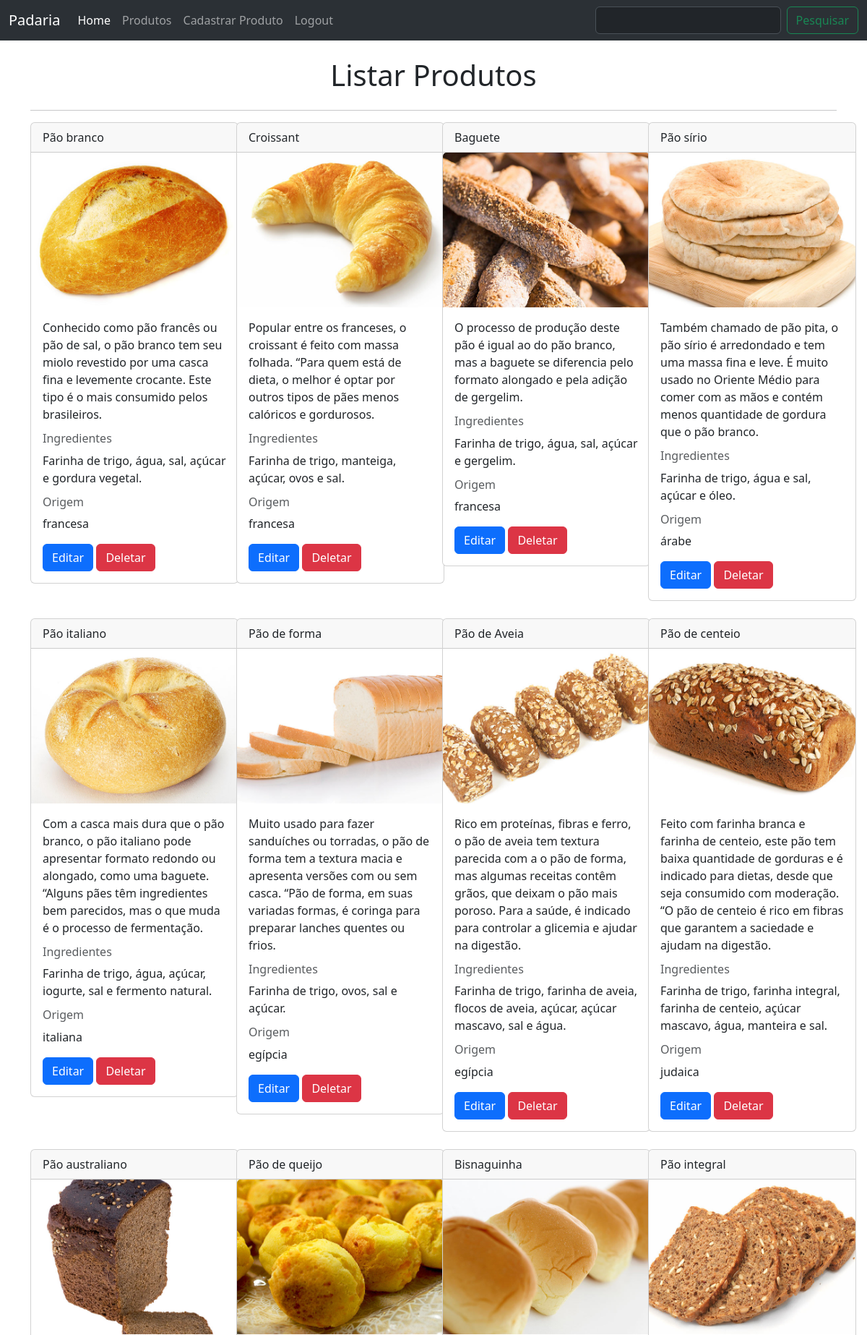
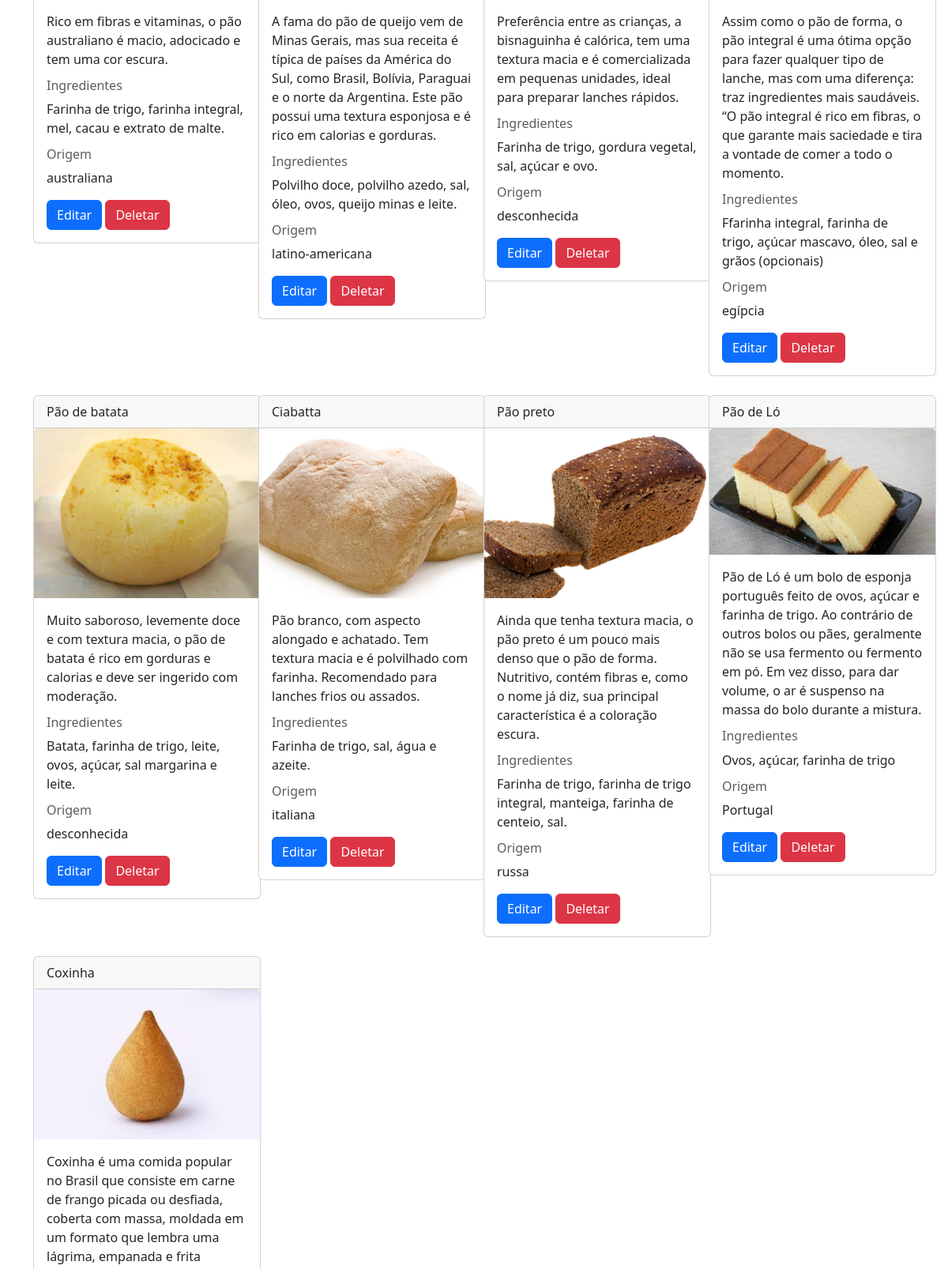
Page /listar_produtos (upper part) on the committed database (2 pictures, top to bottom).
### app.py (models this page shows, shortened)
class Product(db.Model):
    __tablename__ = "produto"
    id = db.Column(db.Integer, primary_key=True)
    nome = db.Column(db.String(100), nullable=False)
    descricao = db.Column(db.String(500))
    ingredientes = db.Column(db.String(500))
    origem = db.Column(db.String(100))
    imagem = db.Column(db.String(100))

### app.py (the view)
@app.route('/listar_produtos', methods=['GET', 'POST'])
@login_required
def listar_produtos():
    if request.method == 'POST':
        termo = request.form["pesquisa"]
        resultado = db.session.execute(db.select(Product).filter(
            Product.nome.like(f'%{termo}%'))).scalars()
        return render_template('produtos.html', produtos=resultado)
    else:
        produtos = db.session.execute(db.select(Product)).scalars()
        return render_template('produtos.html', produtos=produtos)

### templates/produtos.html (shortened to what this page needs)
{% extends "base.html" %}
{% block pesquisa %}
<form class="d-flex" role="search" action="{{url_for('listar_produtos')}}" method="post">
    <input class="form-control me-2" type="search" aria-label="Search" name="pesquisa">
    <button class="btn btn-outline-success" type="submit">Pesquisar</button>
</form>
{% endblock %}
{% block main %}
<div class="container">
    <br>
    <div  class="d-flex justify-content-center">
        <h1>Listar Produtos</h1>
    </div>
    <hr>
    <div class="row">
        {% for produto in produtos %}
            <div class="col-md-3">
                <div class="card" style="width: 18rem;">
                    <div class="card-header">
                        {{produto.nome}}
                    </div>
                    <img src="{{url_for('static', filename='images/' + produto.imagem)}}" class="card-img-top" alt="{{produto.nome}}">
                        <div class="card-body">
                            <p class="card-text">{{produto.descricao}}</p>
                            <h6 class="card-subtitle mb-2 text-body-secondary">Ingredientes</h6>
                            <p>{{produto.ingredientes}}</p>
                            <h6 class="card-subtitle mb-2 text-body-secondary">Origem</h6>
                            <p>{{produto.origem}}</p>
                            <a href="{{url_for('editar_produto', id=produto.id)}}" class="btn btn-primary">Editar</a>
                            <a href="{{url_for('deletar_produto', id=produto.id)}}" onclick="return confirm('Deseja realmente deletar esse produto?')" class="btn btn-danger">Deletar</a>
                        </div>
                </div>
                <br>
            </div>
        {% endfor %}
    </div>
{% endblock %}

### templates/base.html (shortened to what this page needs)
<!DOCTYPE html>
<html lang="pt-BR">
<head>
    <link href="https://cdn.jsdelivr.net/npm/bootstrap@5.3.3/dist/css/bootstrap.min.css" rel="stylesheet">
</head>
<body>
    <header>
        <nav class="navbar navbar-expand-lg bg-body-tertiary" data-bs-theme="dark">
            <div class="container-fluid">
              <a class="navbar-brand" href="#">Padaria</a>
              <div class="collapse navbar-collapse" id="navbarSupportedContent">
                <ul class="navbar-nav me-auto mb-2 mb-lg-0">
                  <li class="nav-item">
                    <a class="nav-link active" aria-current="page" href="{{url_for('home')}}">Home</a>
                  </li>
                  <li class="nav-item">
                    <a class="nav-link" href="{{url_for('listar_produtos')}}">Produtos</a>
                  </li>
                  <li class="nav-item">
                    <a class="nav-link" href="{{url_for('cadastrar_produto')}}">Cadastrar Produto</a>
                  </li>
                  <li class="nav-item">
                    <a class="nav-link" href="/logout">Logout</a>
                  </li>
                </ul>
                {% block pesquisa %}
                {% endblock %}
              </div>
            </div>
          </nav>
    </header>
    <main>
        {% block main %}{% endblock %}
</body>
</html>

### rows in the picture
Product: nome "Pão branco", imagem (picture), descricao "Conhecido como pão francês ou pão de sal, o pão branco tem seu miolo revestido por uma casca fina e levemente crocante. Este tipo é o mais consumido pelos brasileiros.", ingredientes "Farinha de trigo, água, sal, açúcar e gordura vegetal.", origem "francesa"
Product: nome "Croissant", imagem (picture), descricao "Popular entre os franceses, o croissant é feito com massa folhada. “Para quem está de dieta, o melhor é optar por outros tipos de pães menos calóricos e gordurosos.", ingredientes "Farinha de trigo, manteiga, açúcar, ovos e sal.", origem "francesa"
Product: nome "Baguete", imagem (picture), descricao "O processo de produção deste pão é igual ao do pão branco, mas a baguete se diferencia pelo formato alongado e pela adição de gergelim.", ingredientes "Farinha de trigo, água, sal, açúcar e gergelim.", origem "francesa"
Product: nome "Pão sírio", imagem (picture), descricao "Também chamado de pão pita, o pão sírio é arredondado e tem uma massa fina e leve. É muito usado no Oriente Médio para comer com as mãos e contém menos quantidade de gordura que o pão branco.", ingredientes "Farinha de trigo, água e sal, açúcar e óleo.", origem "árabe"
Product: nome "Pão italiano", imagem (picture), descricao "Com a casca mais dura que o pão branco, o pão italiano pode apresentar formato redondo ou alongado, como uma baguete. “Alguns pães têm ingredientes bem parecidos, mas o que muda é o processo de fermentação.", ingredientes "Farinha de trigo, água, açúcar, iogurte, sal e fermento natural.", origem "italiana"
Product: nome "Pão de forma", imagem (picture), descricao "Muito usado para fazer sanduíches ou torradas, o pão de forma tem a textura macia e apresenta versões com ou sem casca. “Pão de forma, em suas variadas formas, é coringa para preparar lanches quentes ou frios.", ingredientes "Farinha de trigo, ovos, sal e açúcar.", origem "egípcia"
Product: nome "Pão de Aveia", imagem (picture), descricao "Rico em proteínas, fibras e ferro, o pão de aveia tem textura parecida com a o pão de forma, mas algumas receitas contêm grãos, que deixam o pão mais poroso. Para a saúde, é indicado para controlar a glicemia e ajudar na digestão.", ingredientes "Farinha de trigo, farinha de aveia, flocos de aveia, açúcar, açúcar mascavo, sal e água.", origem "egípcia"
Product: nome "Pão de centeio", imagem (picture), descricao "Feito com farinha branca e farinha de centeio, este pão tem baixa quantidade de gorduras e é indicado para dietas, desde que seja consumido com moderação. “O pão de centeio é rico em fibras que garantem a saciedade e ajudam na digestão.", ingredientes "Farinha de trigo, farinha integral, farinha de centeio, açúcar mascavo, água, manteira e sal.", origem "judaica"
Product: nome "Pão australiano", imagem (picture), descricao "Rico em fibras e vitaminas, o pão australiano é macio, adocicado e tem uma cor escura.", ingredientes "Farinha de trigo, farinha integral, mel, cacau e extrato de malte.", origem "australiana"
Product: nome "Pão de queijo", imagem (picture), descricao "A fama do pão de queijo vem de Minas Gerais, mas sua receita é típica de países da América do Sul, como Brasil, Bolívia, Paraguai e o norte da Argentina. Este pão possui uma textura esponjosa e é rico em calorias e gorduras.", ingredientes "Polvilho doce, polvilho azedo, sal, óleo, ovos, queijo minas e leite.", origem "latino-americana"
Product: nome "Bisnaguinha", imagem (picture), descricao "Preferência entre as crianças, a bisnaguinha é calórica, tem uma textura macia e é comercializada em pequenas unidades, ideal para preparar lanches rápidos.", ingredientes "Farinha de trigo, gordura vegetal, sal, açúcar e ovo.", origem "desconhecida"
Product: nome "Pão integral", imagem (picture), descricao "Assim como o pão de forma, o pão integral é uma ótima opção para fazer qualquer tipo de lanche, mas com uma diferença: traz ingredientes mais saudáveis. “O pão integral é rico em fibras, o que garante mais saciedade e tira a vontade de comer a todo o momento.", ingredientes "Ffarinha integral, farinha de trigo, açúcar mascavo, óleo, sal e grãos (opcionais)", origem "egípcia"
Product: nome "Pão de batata", imagem (picture), descricao "Muito saboroso, levemente doce e com textura macia, o pão de batata é rico em gorduras e calorias e deve ser ingerido com moderação.", ingredientes "Batata, farinha de trigo, leite, ovos, açúcar, sal margarina e leite.", origem "desconhecida"
Product: nome "Ciabatta", imagem (picture), descricao "Pão branco, com aspecto alongado e achatado. Tem textura macia e é polvilhado com farinha. Recomendado para lanches frios ou assados.", ingredientes "Farinha de trigo, sal, água e azeite.", origem "italiana"
Product: nome "Pão preto", imagem (picture), descricao "Ainda que tenha textura macia, o pão preto é um pouco mais denso que o pão de forma. Nutritivo, contém fibras e, como o nome já diz, sua principal característica é a coloração escura.", ingredientes "Farinha de trigo, farinha de trigo integral, manteiga, farinha de centeio, sal.", origem "russa"
Product: nome "Pão de Ló", imagem (picture), descricao "Pão de Ló é um bolo de esponja português feito de ovos, açúcar e farinha de trigo. Ao contrário de outros bolos ou pães, geralmente não se usa fermento ou fermento em pó. Em vez disso, para dar volume, o ar é suspenso na massa do bolo durante a mistura.", ingredientes "Ovos, açúcar, farinha de trigo", origem "Portugal"
Product: nome "Coxinha", imagem (picture), descricao "Coxinha é uma comida popular no Brasil que consiste em carne de frango picada ou desfiada, coberta com massa, moldada em um formato que lembra uma lágrima, empanada e frita"
